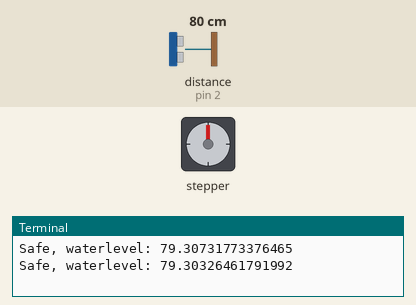
Simulated run of this program. Board: Raspberry Pi (wiringPi pin numbers). Parts: stepper motor, the last lines printed to the terminal. The test bench sets the inputs (shaded band); at power-on: distance to the obstacle (sensor on pin 2) 80 cm. The echo pulse lasts 58.3 µs per cm; pin numbers are wiringPi numbers; the stepper is drawn at 2048 steps a turn; the clock reads 2024-03-15 10:24:30 at power-on unless the program sets it.

Above: at 1.2 s.
1.3 s: distance to the obstacle (sensor on pin 2) set to 33 cm
3.2 s: distance to the obstacle (sensor on pin 2) set to 27 cm
At 4.18 s:
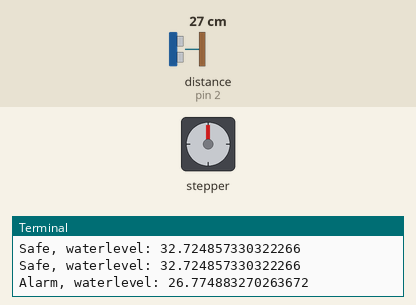
At 4.78 s:
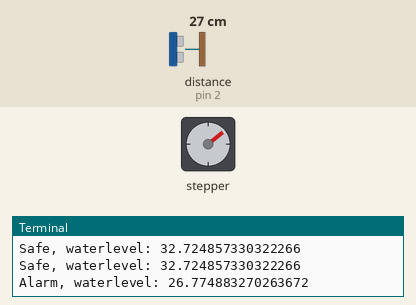
Timing chart, 0 to 15.2 s (numbered marks = the images above; inputs shaded):
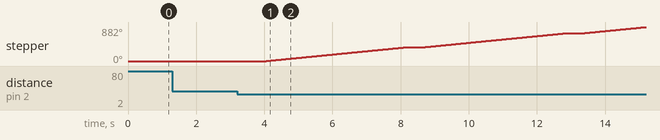

The program:

lab5.3.6_waterlock.py
```python
import wiringpi as wp
import time

# Wave drive

Seq = [0, 1, 2, 3]
Seq[0] = [1, 0, 0, 0]
Seq[1] = [0, 1, 0, 0]
Seq[2] = [0, 0, 1, 0]
Seq[3] = [0, 0, 0, 1]

trig_pin = 1
echo_pin = 2
step_pins = [3, 4, 6, 9]

wp.wiringPiSetup()  # cleaning up
wp.pinMode(trig_pin, 1)     # output
wp.pinMode(echo_pin, 0)     # input

# Set all stepper motor pins as output
for pin in step_pins:
    wp.pinMode(pin, 1)
    wp.digitalWrite(pin, 0)

def measure():
    wp.digitalWrite(trig_pin, 1)
    time.sleep(0.00001)
    wp.digitalWrite(trig_pin, 0)

    while wp.digitalRead(echo_pin) == 0:
        pass
    signal_start = time.time()
    while wp.digitalRead(echo_pin) == 1:
        pass
    signal_end = time.time()

    signal_time = signal_end - signal_start
    distance = signal_time * 17000
    time.sleep(0.5)
    return distance

def open_lock():
    for i in range(0, 512):
        for step in range(0, 4):
            for pin in range(0, 4):
                xpin = step_pins[pin]  # get GPIO number
                if Seq[step][pin] != 0:  # check if pin in sequence is 1 or 0
                    wp.digitalWrite(xpin, True)  # set pin high
                else:
                    wp.digitalWrite(xpin, False)
        # Wait before moving on
            time.sleep(0.002)


try:
    while True:
        measurement = measure()
        if measurement > 30:
            print("Safe, waterlevel:", measurement)
        else:
            print("Alarm, waterlevel:", measurement)
            open_lock()

except KeyboardInterrupt:
    pass
# cleanup
print("Done")
```

Measured:
- the behaviour switches between 31 and 30 cm on distance to the obstacle (sensor on pin 2) (found by bisection; images 0 and 1)
- after the input at 3.2 s, stepper: turns 360° clockwise in 4.1 s, then 360° clockwise in 4.1 s, then 162° clockwise in 1.9 s
